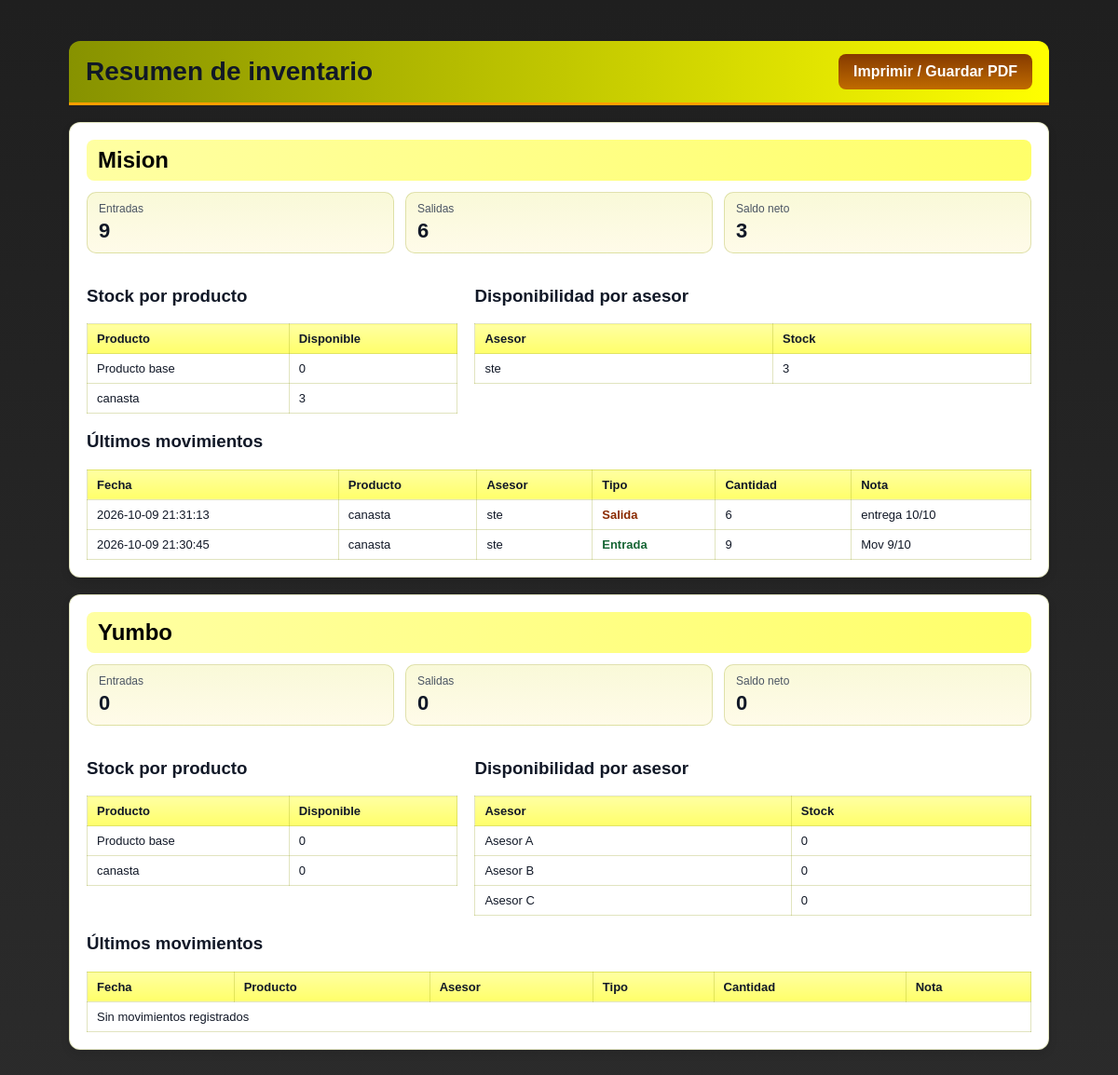
Screenshot of /reporte with the database file from the repository.
### tables this page shows
CREATE TABLE municipalities (
    id INTEGER PRIMARY KEY AUTOINCREMENT,
    name TEXT NOT NULL UNIQUE,
    created_at TEXT NOT NULL DEFAULT CURRENT_TIMESTAMP
);

CREATE TABLE products (
    id INTEGER PRIMARY KEY AUTOINCREMENT,
    name TEXT NOT NULL UNIQUE,
    sku TEXT,
    unit TEXT NOT NULL DEFAULT 'unidad',
    created_at TEXT NOT NULL DEFAULT CURRENT_TIMESTAMP
);

CREATE TABLE advisors (
    id INTEGER PRIMARY KEY AUTOINCREMENT,
    name TEXT NOT NULL,
    municipality_id INTEGER NOT NULL,
    created_at TEXT NOT NULL DEFAULT CURRENT_TIMESTAMP,
    UNIQUE(name, municipality_id),
    FOREIGN KEY (municipality_id) REFERENCES municipalities(id)
);

CREATE TABLE movements (
    id INTEGER PRIMARY KEY AUTOINCREMENT,
    product_id INTEGER NOT NULL,
    municipality_id INTEGER NOT NULL,
    advisor_id INTEGER,
    type TEXT NOT NULL CHECK(type IN ('entry', 'output')),
    quantity INTEGER NOT NULL CHECK(quantity > 0),
    note TEXT,
    created_at TEXT NOT NULL DEFAULT CURRENT_TIMESTAMP,
    FOREIGN KEY (product_id) REFERENCES products(id),
    FOREIGN KEY (municipality_id) REFERENCES municipalities(id),
    FOREIGN KEY (advisor_id) REFERENCES advisors(id)
);

### inventory/routes.py (the view)
def report_view():
    return render_template("report.html", municipality_reports=municipality_report_data())

### inventory/database.py (called while the page is built)
def get_db():
    conn = sqlite3.connect(DB_PATH)
    conn.row_factory = sqlite3.Row
    return conn

### templates/report.html (shortened to what this page needs)
<!DOCTYPE html>
<html lang="es">
  <head>
  </head>
  <body>
    <div class="page">
      <div class="header">
        <h1>Resumen de inventario</h1>
        <a class="print-action" href="javascript:window.print()">Imprimir / Guardar PDF</a>
      </div>
      {% for report in municipality_reports %}
        <section class="municipality">
          <h2>{{ report.municipality.name }}</h2>
          <div class="stats">
            <div class="stat-box">
              <span class="label">Entradas</span>
              <span class="value">{{ report.totals.total_entries or 0 }}</span>
            </div>
            <div class="stat-box">
              <span class="label">Salidas</span>
              <span class="value">{{ report.totals.total_outputs or 0 }}</span>
            </div>
            <div class="stat-box">
              <span class="label">Saldo neto</span>
              <span class="value">{{ report.totals.net_balance or 0 }}</span>
            </div>
          </div>
          <div class="content-grid">
            <div>
              <h3>Stock por producto</h3>
              <table>
                <thead>
                  <tr>
                    <th>Producto</th>
                    <th>Disponible</th>
                  </tr>
                </thead>
                <tbody>
                  {% for item in report.products %}
                    <tr>
                      <td>{{ item.product_name }}</td>
                      <td>{{ item.total_quantity }}</td>
                    </tr>
                  {% else %}
                    <tr><td colspan="2">Sin productos registrados</td></tr>
                  {% endfor %}
                </tbody>
              </table>
            </div>
            <div>
              <h3>Disponibilidad por asesor</h3>
              <table>
                <thead>
                  <tr>
                    <th>Asesor</th>
                    <th>Stock</th>
                  </tr>
                </thead>
                <tbody>
                  {% for advisor in report.advisors %}
                    <tr>
                      <td>{{ advisor.advisor_name }}</td>
                      <td>{{ advisor.total_quantity }}</td>
                    </tr>
                  {% else %}
                    <tr><td colspan="2">Sin asesores registrados</td></tr>
                  {% endfor %}
                </tbody>
              </table>
            </div>
          </div>
          <div style="margin-top: 18px;">
            <h3>Últimos movimientos</h3>
            <table>
              <thead>
                <tr>
                  <th>Fecha</th>
                  <th>Producto</th>
                  <th>Asesor</th>
                  <th>Tipo</th>
                  <th>Cantidad</th>
                  <th>Nota</th>
                </tr>
              </thead>
              <tbody>
                {% for movement in report.movements %}
                  <tr>
                    <td>{{ movement.created_at }}</td>
                    <td>{{ movement.product_name }}</td>
                    <td>{{ movement.advisor_name or 'Sin asignar' }}</td>
                    <td class="movement-type {{ 'entry' if movement.type == 'entry' else 'output' }}">
                      {{ 'Entrada' if movement.type == 'entry' else 'Salida' }}
                    </td>
                    <td>{{ movement.quantity }}</td>
                    <td>{{ movement.note or '-' }}</td>
                  </tr>
                {% else %}
                  <tr><td colspan="6">Sin movimientos registrados</td></tr>
                {% endfor %}
              </tbody>
            </table>
          </div>
        </section>
      {% endfor %}
    </div>
  </body>
</html>

### templates/report.html (style rules this page uses)
:root { --primary-1: #879200; --primary-2: #c1c700; --primary-3: #ffff00; --primary-4: #ffff6a; --primary-5: #ffffa2; --bg-1: #000000; --bg-4: #323232; --bg-5: #626262; --accent-1: #853a00; --accent-2: #c06b00; --accent-3: #ff9e00; --accent-4: #ffcf52; --accent-5: #ffff8b; --muted: #4b5563; --line: rgba(135, 146, 0, 0.25); --soft: #f9f9d8; --bg: #f5f5f0; }
* { box-sizing: border-box; }
body { margin: 0; font-family: Arial, sans-serif; background: linear-gradient(180deg, #1f1f1f 0%, #2b2b2b 100%); color: #111827; }
.page { max-width: 1100px; margin: 20px auto; padding: 24px; }
.header { display: flex; justify-content: space-between; align-items: center; border-bottom: 3px solid var(--accent-3); background: linear-gradient(90deg, var(--primary-1), var(--primary-2), var(--primary-3)); padding: 14px 18px; border-radius: 12px 12px 0 0; margin-bottom: 18px; }
h1 { margin: 0; font-size: 28px; }
.print-action { display: inline-block; padding: 10px 16px; background: linear-gradient(180deg, var(--accent-1), var(--accent-2)); color: white; text-decoration: none; border-radius: 8px; font-weight: bold; }
.municipality { background: #ffffff; border: 1px solid var(--line); border-radius: 12px; box-shadow: 0 4px 10px rgba(0, 0, 0, 0.1); padding: 18px; margin-bottom: 18px; }
.municipality h2 { margin: 0 0 12px 0; color: var(--bg-1); font-size: 24px; background: linear-gradient(90deg, var(--primary-5), var(--primary-4)); border-radius: 8px; padding: 8px 12px; }
.stats { display: grid; grid-template-columns: repeat(3, minmax(160px, 1fr)); gap: 12px; margin-bottom: 16px; }
.stat-box { background: linear-gradient(180deg, var(--soft), #fffbe9); border: 1px solid var(--line); border-radius: 10px; padding: 10px 12px; }
.label { display: block; color: var(--muted); font-size: 12px; margin-bottom: 4px; }
.value { font-size: 22px; font-weight: 700; }
.content-grid { display: grid; grid-template-columns: 1.2fr 1.8fr; gap: 18px; }
table { width: 100%; border-collapse: collapse; font-size: 13px; }
th, td { border: 1px solid var(--line); padding: 8px 10px; text-align: left; vertical-align: top; }
th { background: linear-gradient(180deg, var(--primary-5), var(--primary-4)); color: #111827; }
.movement-type { font-weight: 700; }
.movement-type.entry { color: #166534; }
.movement-type.output { color: #8a2a00; }

### rows the page displays
municipalities: municipality.name "Mision"
products: product_name "Producto base", total_quantity "0"
products: product_name "canasta", total_quantity "3", total_quantity "0"
advisors: advisor_name "ste", total_quantity "3"
movements: created_at "2026-10-09 21:31:13", product_name "canasta", name "ste", type "Salida", quantity "6", note "entrega 10/10"
movements: created_at "2026-10-09 21:30:45", product_name "canasta", name "ste", type "Entrada", quantity "9", note "Mov 9/10"
municipalities: municipality.name "Yumbo"
advisors: advisor_name "Asesor A", total_quantity "0"
advisors: advisor_name "Asesor B", total_quantity "0"
advisors: advisor_name "Asesor C", total_quantity "0"

### other values shown
{{ report.totals.total_entries or 0 }} "9" "0"
{{ report.totals.total_outputs or 0 }} "6" "0"
{{ report.totals.net_balance or 0 }} "3" "0"
